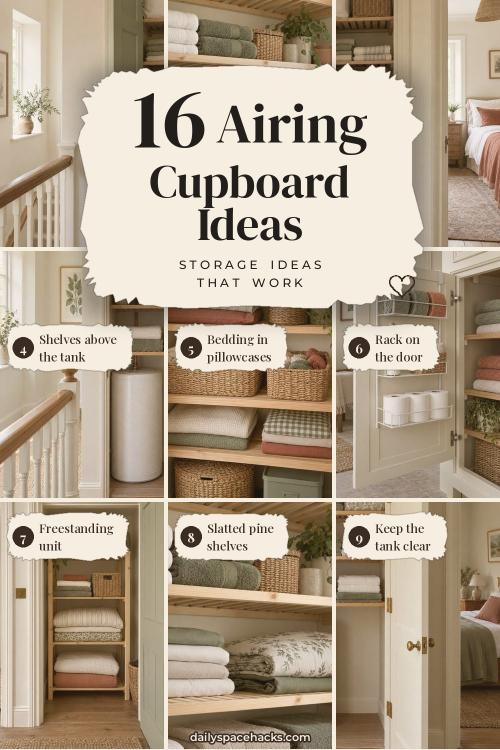
#> input picture src/fill-nov/airing.jpg, 1000 x 1500 px, given in place of christmas-table-04-bistro-table-for-two.jpg, which was not available (shown at 1/2 size)
$ python build.py
#> lines starting #> are read from the running program, lines starting #| are printed output that depends on the picture
# Fill pins for empty days Nov 10-16 (3/day), user approved Nov 2. pin_cozy only, article images as tiles.
import sys,os; sys.path.insert(0,'/home/claude/dsh-pins'); os.chdir('/home/claude/dsh-pins')
from PIL import Image
from pinh2 import pin_cozy
O='src/fill-nov/'; T='tools/fill-nov/tiles/'; os.makedirs(O,exist_ok=True); os.makedirs(T,exist_ok=True)
def c(folder,f,mode,key):
#> called with folder = 'christmas-table', f = 'christmas-table-04-bistro-table-for-two', mode = 'l', key = 'xmas-table'
    p=f'src/{folder}/{f}.jpg'
    if mode=='f': return p
    im=Image.open(p).convert('RGB'); w,h=im.size
#> in c, im is the input picture: PIL image 1000x1500 RGB; mean R, G, B 177.1, 161.1, 140.3
#> after `w, h = im.size`: w = 1000; h = 1500
    box={'l':(0,0,w//2,h),'r':(w//2,0,w,h),'t':(0,0,w,h*2//3),'b':(0,h//3,w,h)}[mode]
#> box = (0, 0, 500, 1500)
    out=f'{T}{key}-{f}-{mode}.jpg'; im.crop(box).save(out); return out
#> after `out = f'{T}{key}-{f}-{mode}.jpg'`:
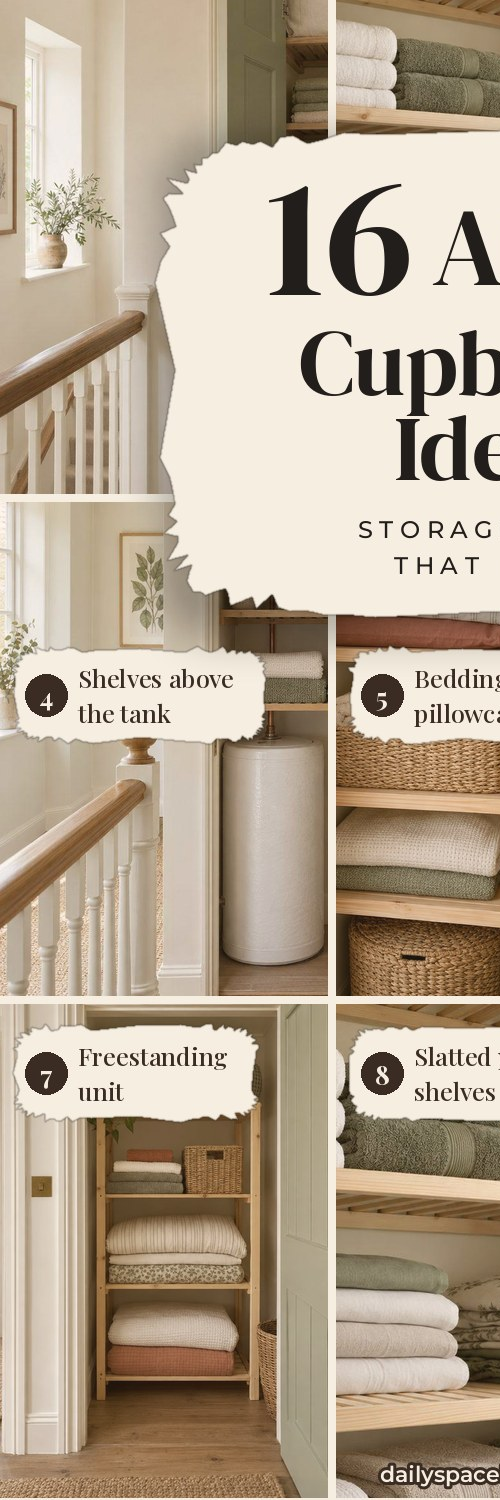
#> saved as xmas-table-christmas-table-04-bistro-table-for-two-l.jpg: PIL image 500x1500 RGB; mean R, G, B 182.9, 167.2, 146.8
def mk(key,folder,num,w,t1,t2,sub,seed,hero,mid,tiles):
    a=c(folder,hero,'l',key); b=c(folder,hero,'r',key); m=c(folder,mid[0],mid[1],key)
#> call 2 of c, with folder = 'christmas-table', f = 'christmas-table-04-bistro-table-for-two', mode = 'r', key = 'xmas-table'
#> in c (call 2), `out = f'{T}{key}-{f}-{mode}.jpg'`:
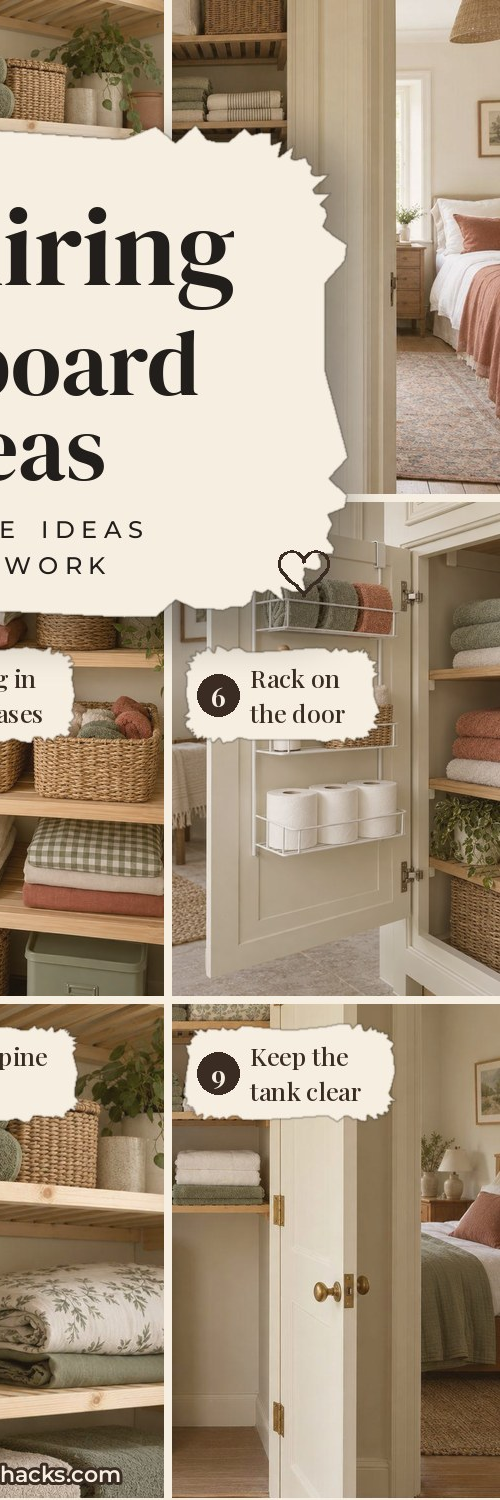
#> saved as xmas-table-christmas-table-04-bistro-table-for-two-r.jpg: PIL image 500x1500 RGB; mean R, G, B 171.3, 155, 133.9
    ts=[c(folder,f,md,key) for f,md,_ in tiles]
    pin_cozy([a,m,b]+ts,num,w,t1,t2,sub,['','','']+[l for _,_,l in tiles],O+key+'.jpg',seed=seed); print('ok',key)
#> (this line was passed over: pinh2 is not available in this run)
CT='christmas-table-';CM='christmas-mantel-';AC='airing-cupboard-';HS='hat-storage-';SD='under-stairs-cupboard-doors-';GB='guest-bedroom-ideas-';CS='christmas-';EL='european-laundry-ideas-';BR='box-room-bedroom-ideas-';GW='gift-wrap-storage-ideas-';BT='boot-room-';CC='color-coded-closet-';TL='christmas-tree-lights-';LS='loft-storage-ideas-';CF='coffee-table-decor-'
mk('xmas-table','christmas-table','16','Christmas','Table','Ideas','for small tables\nthat feel cozy',301,CT+'04-bistro-table-for-two',(CT+'02-low-garland-centerpiece','f'),
 [(CT+'01-small-round-table-set','f','Small round table'),(CT+'03-place-setting-rosemary','f','Rosemary place card'),(CT+'05-bud-vases-row','f','Row of bud vases'),(CT+'06-sideboard-buffet','f','Sideboard buffet'),(CT+'07-ornament-bowl-centerpiece','f','Ornament bowl'),(CT+'02-low-garland-centerpiece','f','Low garland')])
mk('airing','airing-cupboard','16','Airing','Cupboard','Ideas','storage ideas\nthat work',303,AC+'04-full-height-shelves',(AC+'02-slatted-shelves','f'),
 [(AC+'01-hero','l','Shelves above the tank'),(AC+'03-bedding-sets','f','Bedding in pillowcases'),(AC+'05-door-rack','f','Rack on the door'),(AC+'06-freestanding-unit','f','Freestanding unit'),(AC+'02-slatted-shelves','t','Slatted pine shelves'),(AC+'01-hero','r','Keep the tank clear')])
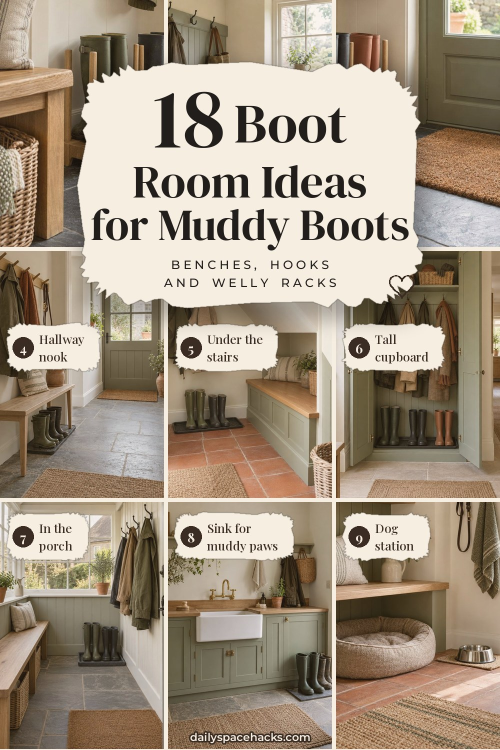
#> input picture src/fill-nov/boot-room.jpg, 1000 x 1500 px, given in place of airing-cupboard-04-full-height-shelves.jpg, which was not available (shown at 1/2 size)
#> in c, im is the input picture: PIL image 1000x1500 RGB; mean R, G, B 164.1, 149.3, 130.5
#> in c (call 10), `out = f'{T}{key}-{f}-{mode}.jpg'`:
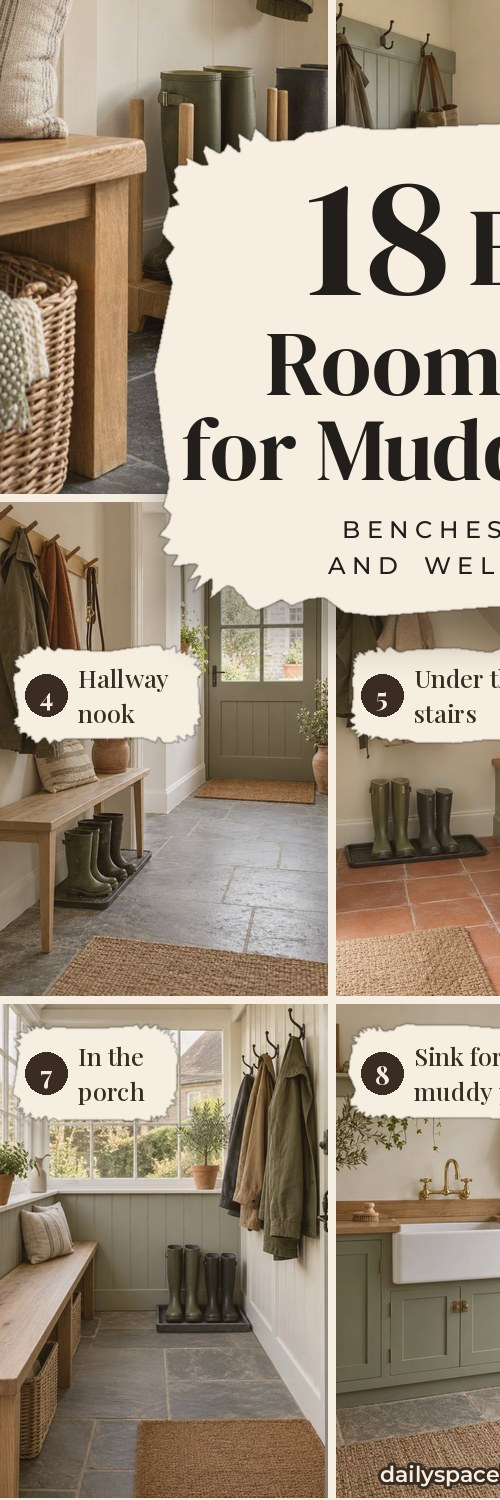
#> saved as airing-airing-cupboard-04-full-height-shelves-l.jpg: PIL image 500x1500 RGB; mean R, G, B 162.4, 148.4, 130.3
#> in c (call 11), `out = f'{T}{key}-{f}-{mode}.jpg'`:
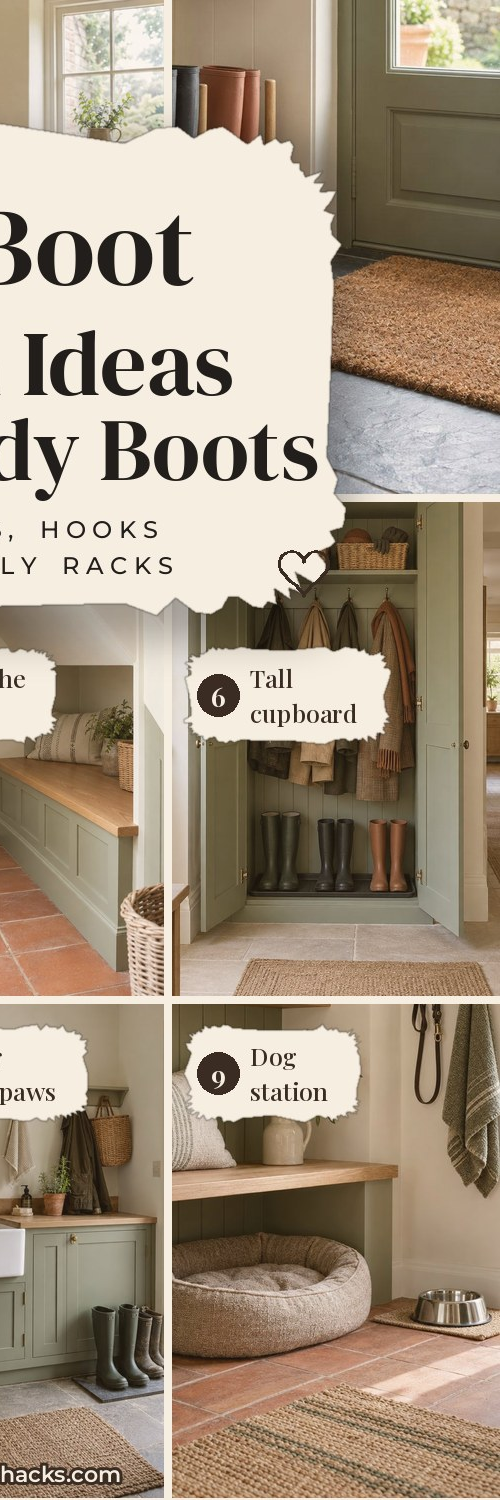
#> saved as airing-airing-cupboard-04-full-height-shelves-r.jpg: PIL image 500x1500 RGB; mean R, G, B 165.9, 150.2, 130.6
#> (the run stopped early here; a loop or call above may not have finished)
